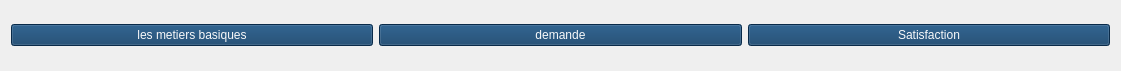
     <widget class="QWidget" name="horizontalLayoutWidget">
      <property name="geometry">
       <rect>
        <x>0</x>
        <y>60</y>
        <width>1121</width>
        <height>71</height>
       </rect>
      </property>
      <layout class="QHBoxLayout" name="horizontalLayout">
       <item>
        <widget class="QPushButton" name="on_pushButton">
         <property name="styleSheet">
          <string notr="true">color: rgb(248, 249, 250);
font: italic 9pt &quot;Segoe UI&quot;;
background-color: rgb(13, 59, 102);</string>
         </property>
         <property name="text">
          <string>les metiers basiques</string>
         </property>
        </widget>
       </item>
       <item>
        <widget class="QPushButton" name="on_pushButton_2">
         <property name="styleSheet">
          <string notr="true">color: rgb(248, 249, 250);
font: italic 9pt &quot;Segoe UI&quot;;
background-color: rgb(13, 59, 102);</string>
         </property>
         <property name="text">
          <string>demande</string>
         </property>
        </widget>
       </item>
       <item>
        <widget class="QPushButton" name="on_pushButton_3">
         <property name="styleSheet">
          <string notr="true">color: rgb(248, 249, 250);
font: italic 9pt &quot;Segoe UI&quot;;
background-color: rgb(13, 59, 102);</string>
         </property>
         <property name="text">
          <string>Satisfaction</string>
         </property>
        </widget>
       </item>
      </layout>
     </widget>
